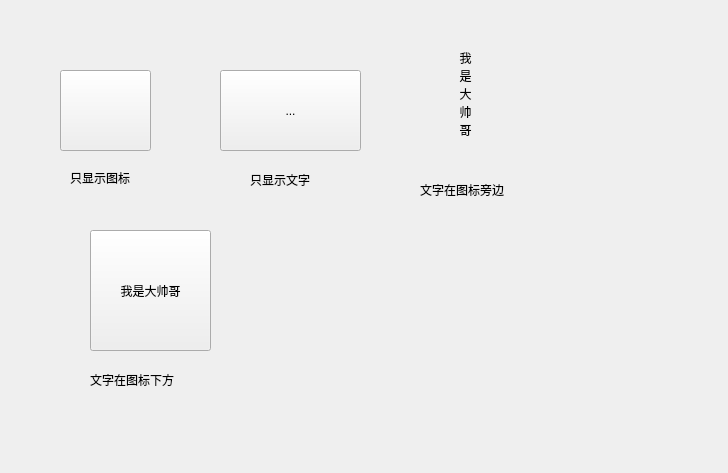
<?xml version="1.0" encoding="UTF-8"?>
<ui version="4.0">
 <class>Form</class>
 <widget class="QWidget" name="Form">
  <property name="geometry">
   <rect>
    <x>0</x>
    <y>0</y>
    <width>728</width>
    <height>473</height>
   </rect>
  </property>
  <property name="windowTitle">
   <string>Form</string>
  </property>
  <widget class="QToolButton" name="toolButton">
   <property name="geometry">
    <rect>
     <x>60</x>
     <y>70</y>
     <width>91</width>
     <height>81</height>
    </rect>
   </property>
   <property name="text">
    <string/>
   </property>
   <property name="toolButtonStyle">
    <enum>Qt::ToolButtonIconOnly</enum>
   </property>
  </widget>
  <widget class="QToolButton" name="toolButton_2">
   <property name="geometry">
    <rect>
     <x>220</x>
     <y>70</y>
     <width>141</width>
     <height>81</height>
    </rect>
   </property>
   <property name="text">
    <string>...</string>
   </property>
   <property name="icon">
    <iconset>
     <normaloff>../../../1.jpg</normaloff>../../../1.jpg</iconset>
   </property>
   <property name="toolButtonStyle">
    <enum>Qt::ToolButtonTextOnly</enum>
   </property>
  </widget>
  <widget class="QLabel" name="label">
   <property name="geometry">
    <rect>
     <x>70</x>
     <y>170</y>
     <width>71</width>
     <height>16</height>
    </rect>
   </property>
   <property name="text">
    <string>只显示图标</string>
   </property>
  </widget>
  <widget class="QLabel" name="label_2">
   <property name="geometry">
    <rect>
     <x>250</x>
     <y>170</y>
     <width>81</width>
     <height>20</height>
    </rect>
   </property>
   <property name="text">
    <string>只显示文字</string>
   </property>
  </widget>
  <widget class="QToolButton" name="toolButton_3">
   <property name="geometry">
    <rect>
     <x>400</x>
     <y>20</y>
     <width>131</width>
     <height>161</height>
    </rect>
   </property>
   <property name="text">
    <string>我
是
大
帅
哥
</string>
   </property>
   <property name="icon">
    <iconset>
     <normaloff>../../../1.jpg</normaloff>../../../1.jpg</iconset>
   </property>
   <property name="iconSize">
    <size>
     <width>81</width>
     <height>119</height>
    </size>
   </property>
   <property name="toolButtonStyle">
    <enum>Qt::ToolButtonTextBesideIcon</enum>
   </property>
   <property name="autoRaise">
    <bool>true</bool>
   </property>
  </widget>
  <widget class="QToolButton" name="toolButton_4">
   <property name="geometry">
    <rect>
     <x>90</x>
     <y>230</y>
     <width>121</width>
     <height>121</height>
    </rect>
   </property>
   <property name="text">
    <string>我是大帅哥</string>
   </property>
   <property name="icon">
    <iconset>
     <normaloff>../../../1.jpg</normaloff>../../../1.jpg</iconset>
   </property>
   <property name="iconSize">
    <size>
     <width>63</width>
     <height>78</height>
    </size>
   </property>
   <property name="toolButtonStyle">
    <enum>Qt::ToolButtonTextUnderIcon</enum>
   </property>
  </widget>
  <widget class="QLabel" name="label_3">
   <property name="geometry">
    <rect>
     <x>420</x>
     <y>180</y>
     <width>91</width>
     <height>20</height>
    </rect>
   </property>
   <property name="text">
    <string>文字在图标旁边</string>
   </property>
  </widget>
  <widget class="QLabel" name="label_4">
   <property name="geometry">
    <rect>
     <x>90</x>
     <y>370</y>
     <width>101</width>
     <height>20</height>
    </rect>
   </property>
   <property name="text">
    <string>文字在图标下方</string>
   </property>
  </widget>
 </widget>
 <resources/>
 <connections/>
</ui>
